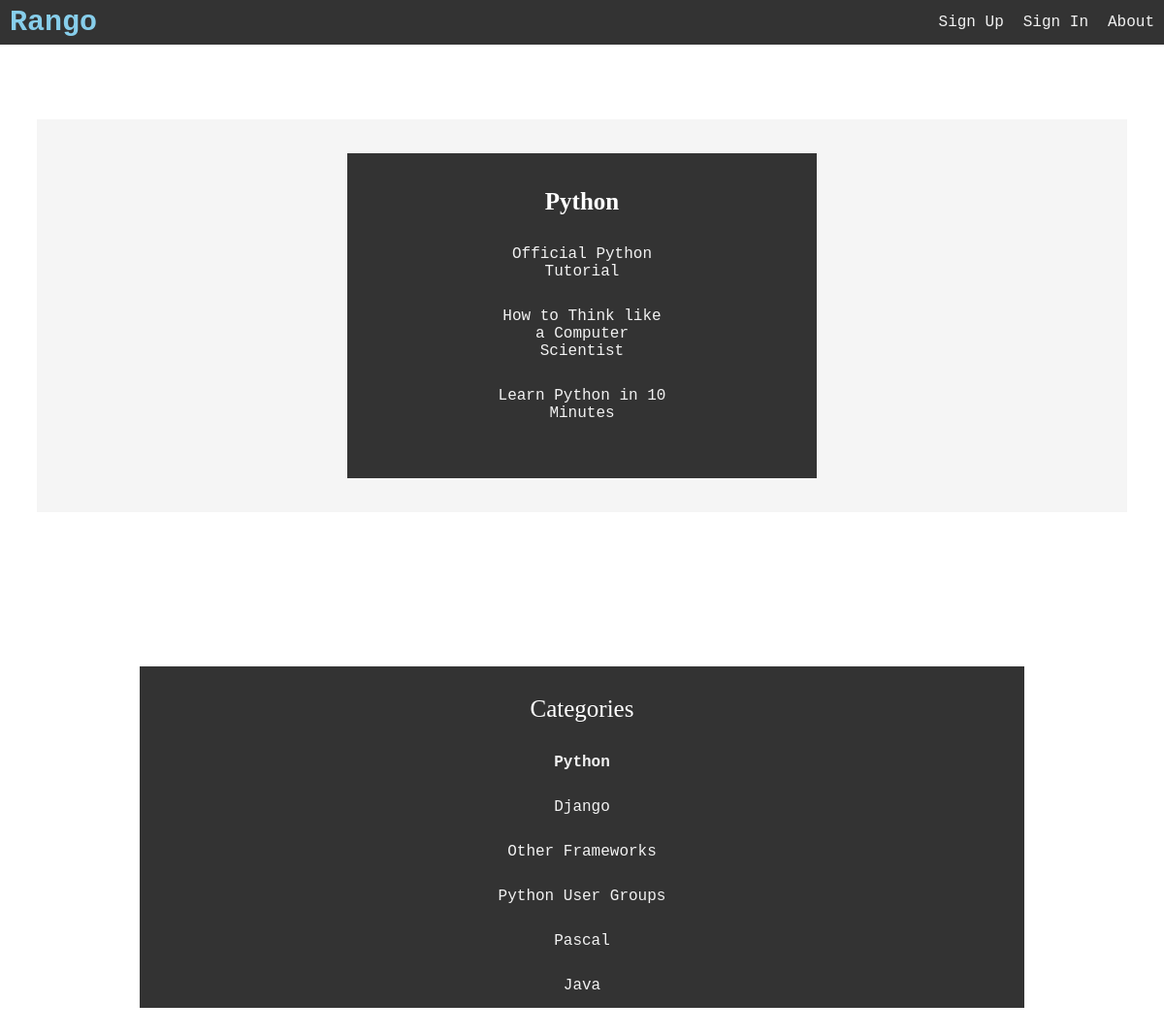
The app's page /rango/category/python/, older data.
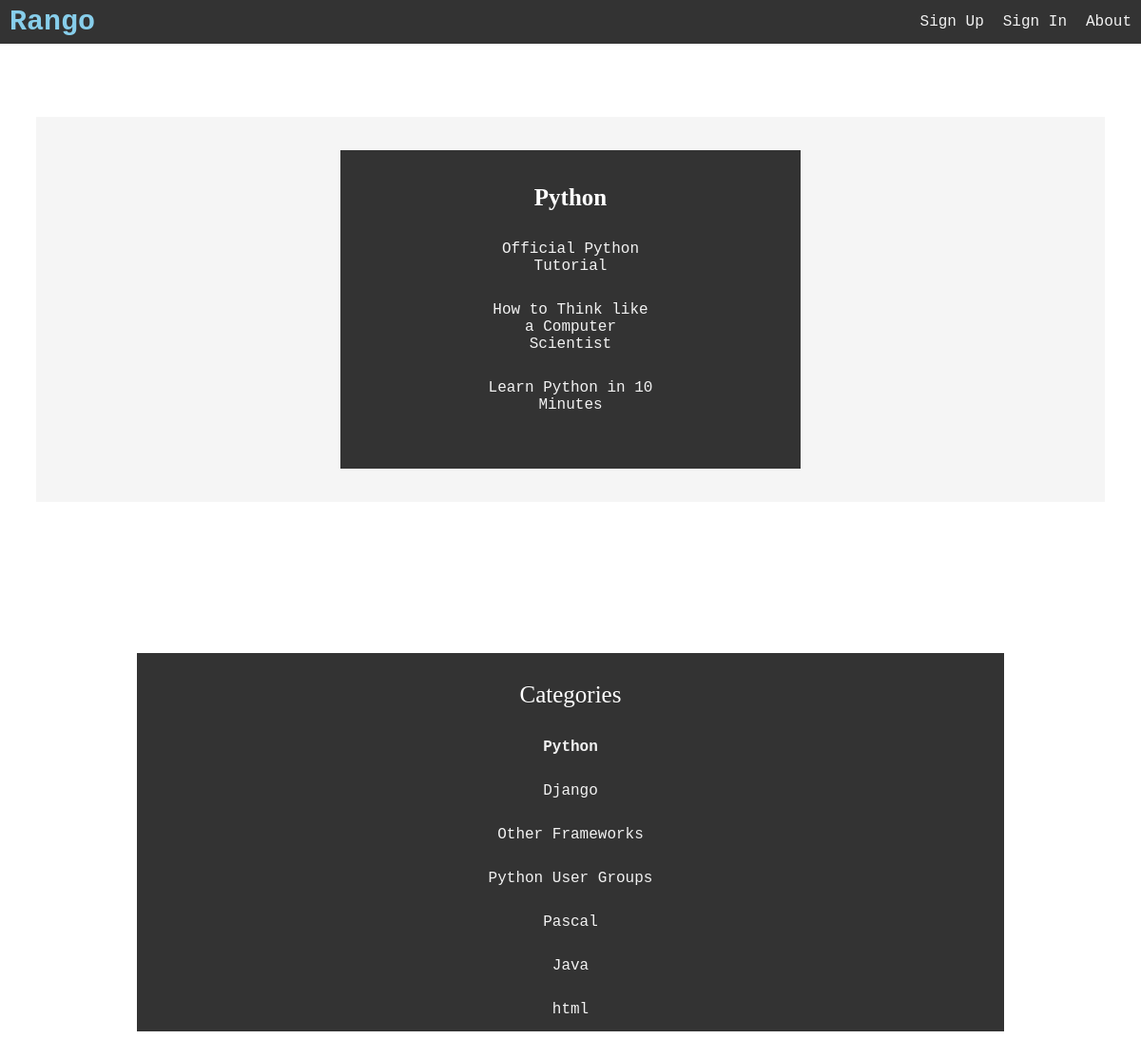
The same page, newer data.
### rango/models.py (models this page shows, shortened)
class Page(models.Model):
    category = models.ForeignKey(Category)
    title = models.CharField(max_length=128)
    url = models.URLField()
    views = models.IntegerField(default=0)

class Category(models.Model):
    name = models.CharField(max_length=128, unique=True)
    views = models.IntegerField(default=0)
    likes = models.IntegerField(default=0)
    slug = models.SlugField(blank=True, unique=True)
    class Meta:
        verbose_name_plural = 'categories'

### rango/views.py (the view)
def show_category(request, category_name_slug):
    context_dict = {}
    try:
        category = Category.objects.get(slug=category_name_slug)
        pages = Page.objects.filter(category=category)
        context_dict['pages'] = pages
        context_dict['category'] = category
    except Category.DoesNotExist:
        context_dict['category'] = None
        context_dict['pages'] = None
    return render(request, 'rango/category.html', context_dict)

### rango/templatetags/rango_template_tags.py (called while the page is built)
@register.inclusion_tag('rango/cats.html')
def get_category_list(cat=None):
    return {'cats': Category.objects.all(),
            'act_cat': cat}

### templates/rango/category.html (shortened to what this page needs)
{% extends 'rango/base.html' %}
{% load staticfiles %}
{% block body_block %}
<div class="row">
    <div class="bblock">
        {% if category %}
        <h1>{{ category.name }}</h1>
        {% if pages %}
        <div class="bblock">
            {% for page in pages %}
            <a href="{{ page.url }}">{{ page.title }}</a>
            {% endfor %} {% else %}
            <strong>No pages currently in category.</strong>
            {% endif %}  {% else %} The specified category does not exist! {% endif %}
        </div>
    </div>
    {% endblock %}

### templates/rango/cats.html
<div class="catbar">
<p>Categories</p> </br>
{% if cats %}
	{% for c in cats %}
        {% if c == act_cat %}
		<strong>
			<a href="{% url 'show_category' c.slug %}">{{ c.name }}</a>
		</strong>
        {% else %}
            <a href="{% url 'show_category' c.slug %}">{{ c.name }}</a>
        {% endif %}
	{% endfor %}
{% else %}
    <li><strong>There are no categories present.</strong></li>
{% endif %}
</div>

Row changes from the older to the newer data that the page shows:
added Category: name "html"
